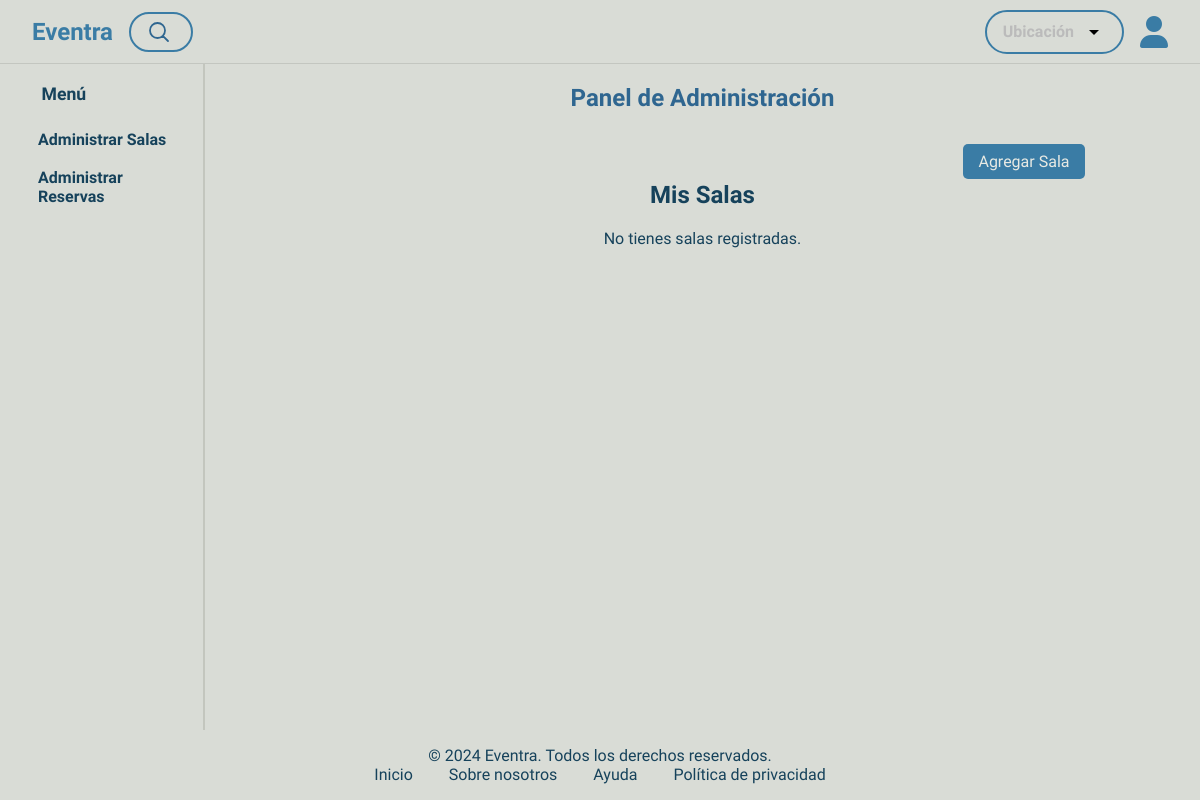
The app's page /dashboard/ (signed in), older data.
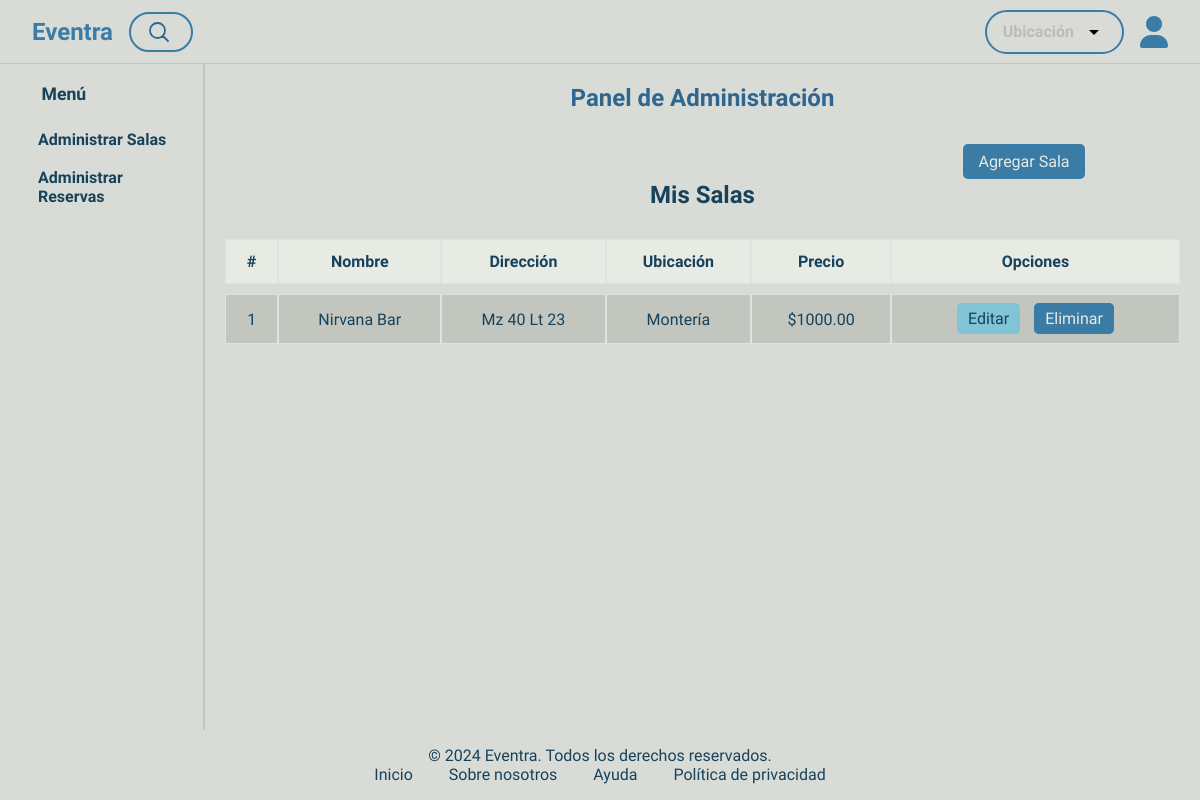
The same page, newer data.
### crud_app/models.py (models this page shows, shortened)
class Eventos(models.Model):
    CIUDADES = [
        ('Montería', 'Montería'),
        ('Bogotá', 'Bogotá'),
        ('Medellín', 'Medellín'),
        ('Cali', 'Cali'),
        ('Cartagena', 'Cartagena'),
    ]
    usuario = models.ForeignKey(Usuario, on_delete=models.CASCADE, related_name='eventos')  # Relación uno a muchos
    nombre = models.CharField(max_length=200)
    direccion = models.CharField(max_length=300)
    ubicacion = models.CharField(max_length=50, choices=CIUDADES)
    descripcion = models.TextField()
    precio_renta = models.DecimalField(max_digits=10, decimal_places=2)
    imagen = models.ImageField(upload_to=upload_to)

### crud_app/views.py (the view)
# urls.py: path('dashboard/', views.dashboard, name='dashboard'),
@login_required
def dashboard(request):
    usuario_actual = request.user
    if usuario_actual.tipo_usuario != 'administrativo':
        return redirect('home')  # Redirige si no es administrativo
    eventos = Eventos.objects.filter(usuario=usuario_actual)
    return render(request, "eventra/dashboard.html", {
        "eventos": eventos,
        "usuario_actual": usuario_actual,
        "messages": messages.get_messages(request),  # Obtén los mensajes para mostrarlos
    })

### crud_app/auth_backend.py (called while the page is built)
    def get_user(self, user_id):
        try:
            return Usuario.objects.get(pk=user_id)
        except Usuario.DoesNotExist:
            return None

### crud_app/context_processors/user_context.py (called while the page is built)
def get_usuario_context(request):
    if request.session.get('user_id'):
        usuario_actual = get_object_or_404(Usuario, pk=request.session['user_id'])
        return {'usuario_actual': usuario_actual}
    return {}

### crud_app/models.py (called while the page is built)
    @property
    def is_authenticated(self):
        return True

### crud_app/templates/eventra/dashboard.html (shortened to what this page needs)
{% extends "eventra/base.html" %} {% block contenido %}
<div class="dashboard-container">
  <nav class="sidebar">
    <h5>Menú</h5>
    <ul class="nav">
      <li>
        <a href="{% url 'dashboard' %}" class="nav-link">Administrar Salas</a>
      </li>
      <li><a href="#" class="nav-link">Administrar Reservas</a></li>
    </ul>
  </nav>
  <main class="main-content">
    <h2>Panel de Administración</h2>
    <div class="events-section">
      <div class="text-end">
        <a href="{% url 'registrar_evento' %}" class="btn-success"
          >Agregar Sala</a
        >
      </div>
      <h3>Mis Salas</h3>
      <div class="table-container">
        {% if eventos %}
        <table class="custom-table">
          <thead>
            <tr>
              <th>#</th>
              <th>Nombre</th>
              <th>Dirección</th>
              <th>Ubicación</th>
              <th>Precio</th>
              <th>Opciones</th>
            </tr>
          </thead>
          <tbody>
            {% for evento in eventos %}
            <tr>
              <td>{{ forloop.counter }}</td>
              <td>{{ evento.nombre }}</td>
              <td>{{ evento.direccion }}</td>
              <td>{{ evento.ubicacion }}</td>
              <td>${{ evento.precio_renta }}</td>
              <td>
                <a href="#" class="btn btn-primary">Editar</a>
                <a href="#" class="btn btn-danger">Eliminar</a>
              </td>
            </tr>
            {% endfor %}
          </tbody>
        </table>
        {% else %}
        <p>No tienes salas registradas.</p>
        {% endif %}
      </div>
    </div>
  </main>
</div>
{% endblock %}

Row changes from the older to the newer data that the page shows:
added Eventos: nombre "Nirvana Bar", direccion "Mz 40 Lt 23", ubicacion "Montería", precio_renta "1000.00"
Text that changed along with them:
text no longer shown: "No tienes salas registradas."
text now shown: "# Nombre Dirección Ubicación Precio Opciones"
